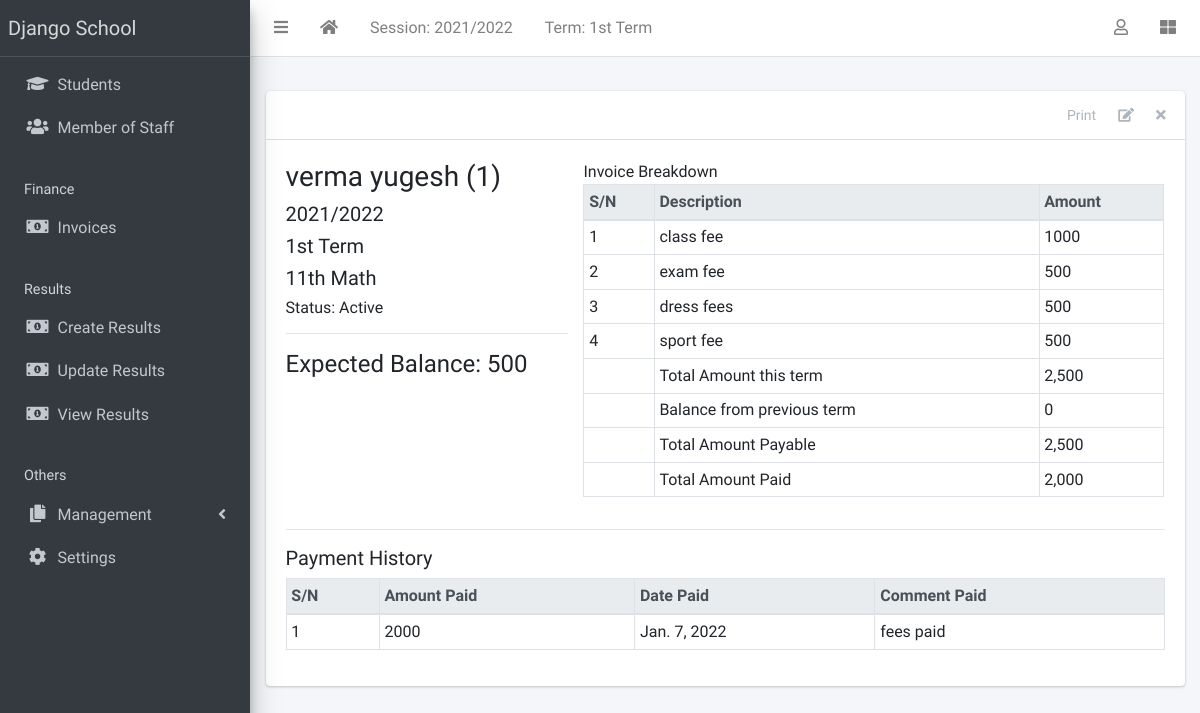
Before: /finance/1/detail/ (signed in) with the older database file.
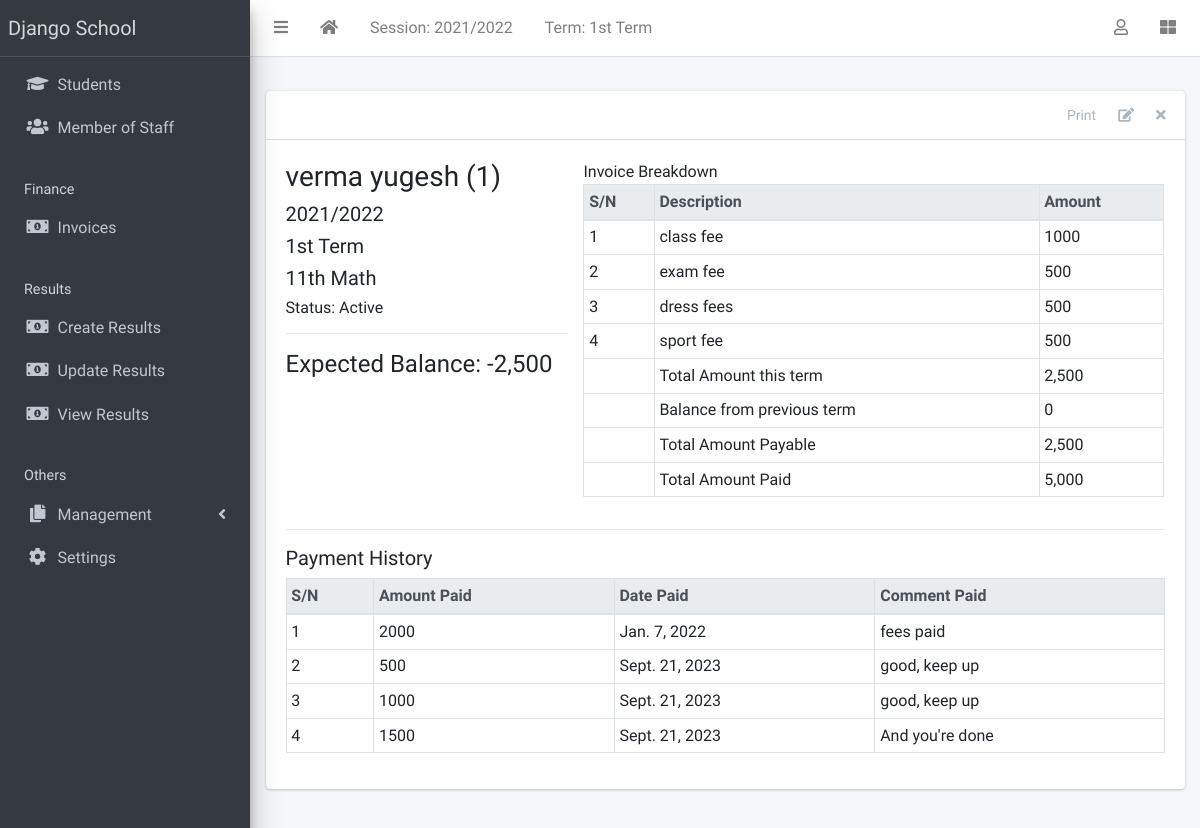
After: the same page with the newer database file.
### apps/corecode/models.py (models this page shows, shortened)
class AcademicSession(models.Model):
    name = models.CharField(max_length=200, unique=True)
    current = models.BooleanField(default=True)
    class Meta:
        ordering = ["-name"]
    def __str__(self):
        return self.name

class AcademicTerm(models.Model):
    name = models.CharField(max_length=20, unique=True)
    current = models.BooleanField(default=True)
    class Meta:
        ordering = ["name"]
    def __str__(self):
        return self.name

class SiteConfig(models.Model):
    key = models.SlugField()
    value = models.CharField(max_length=200)

class StudentClass(models.Model):
    name = models.CharField(max_length=200, unique=True)
    class Meta:
        verbose_name = "Class"
        verbose_name_plural = "Classes"
        ordering = ["name"]
    def __str__(self):
        return self.name

### apps/finance/models.py (models this page shows, shortened)
class Invoice(models.Model):
    student = models.ForeignKey(Student, on_delete=models.CASCADE)
    session = models.ForeignKey(AcademicSession, on_delete=models.CASCADE)
    term = models.ForeignKey(AcademicTerm, on_delete=models.CASCADE)
    class_for = models.ForeignKey(StudentClass, on_delete=models.CASCADE)
    balance_from_previous_term = models.IntegerField(default=0)
    status = models.CharField(
        max_length=20,
        choices=[("active", "Active"), ("closed", "Closed")],
        default="active",
    )
    class Meta:
        ordering = ["student", "term"]
    def __str__(self):
        return f"{self.student}"
    def balance(self):
        payable = self.total_amount_payable()
        paid = self.total_amount_paid()
        return payable - paid
    def amount_payable(self):
        items = InvoiceItem.objects.filter(invoice=self)
        total = 0
        for item in items:
            total += item.amount
        return total
    def total_amount_payable(self):
        return self.balance_from_previous_term + self.amount_payable()
    def total_amount_paid(self):
        receipts = Receipt.objects.filter(invoice=self)
        amount = 0
        for receipt in receipts:
            amount += receipt.amount_paid
        return amount

class InvoiceItem(models.Model):
    invoice = models.ForeignKey(Invoice, on_delete=models.CASCADE)
    description = models.CharField(max_length=200)
    amount = models.IntegerField()

class Receipt(models.Model):
    invoice = models.ForeignKey(Invoice, on_delete=models.CASCADE)
    amount_paid = models.IntegerField()
    date_paid = models.DateField(default=timezone.now)
    comment = models.CharField(max_length=200, blank=True)

### apps/students/models.py (models this page shows, shortened)
class Student(models.Model):
    STATUS_CHOICES = [("active", "Active"), ("inactive", "Inactive")]
    GENDER_CHOICES = [("male", "Male"), ("female", "Female")]
    current_status = models.CharField(
        max_length=10, choices=STATUS_CHOICES, default="active"
    )
    registration_number = models.CharField(max_length=200, unique=True)
    surname = models.CharField(max_length=200)
    firstname = models.CharField(max_length=200)
    other_name = models.CharField(max_length=200, blank=True)
    gender = models.CharField(max_length=10, choices=GENDER_CHOICES, default="male")
    date_of_birth = models.DateField(default=timezone.now)
    current_class = models.ForeignKey(
        StudentClass, on_delete=models.SET_NULL, blank=True, null=True
    )
    date_of_admission = models.DateField(default=timezone.now)
    mobile_num_regex = RegexValidator(
        regex="^[0-9]{10,15}$", message="Entered mobile number isn't in a right format!"
    )
    parent_mobile_number = models.CharField(
        validators=[mobile_num_regex], max_length=13, blank=True
    )
    address = models.TextField(blank=True)
    others = models.TextField(blank=True)
    passport = models.ImageField(blank=True, upload_to="students/passports/")
    class Meta:
        ordering = ["surname", "firstname", "other_name"]
    def __str__(self):
        return f"{self.surname} {self.firstname} {self.other_name} ({self.registration_number})"

### apps/finance/views.py (the view)
# urls.py: path("<int:pk>/detail/", InvoiceDetailView.as_view(), name="invoice-detail"),
class InvoiceDetailView(LoginRequiredMixin, DetailView):
    model = Invoice
    fields = "__all__"
    def get_context_data(self, **kwargs):
        context = super(InvoiceDetailView, self).get_context_data(**kwargs)
        context["receipts"] = Receipt.objects.filter(invoice=self.object)
        context["items"] = InvoiceItem.objects.filter(invoice=self.object)
        return context

### apps/corecode/context_processors.py (called while the page is built)
def site_defaults(request):
    current_session = AcademicSession.objects.get(current=True)
    current_term = AcademicTerm.objects.get(current=True)
    vals = SiteConfig.objects.all()
    contexts = {
        "current_session": current_session.name,
        "current_term": current_term.name,
    }
    for val in vals:
        contexts[val.key] = val.value
    return contexts

### apps/finance/templates/finance/invoice_detail.html (shortened to what this page needs)
{% extends 'base.html' %}
{% load humanize %}
{% block content-header %}
<div class="card-header">
  <div class="card-tools">
    <a href="#" class="btn btn-tool">Print</a>
    <a href="{% url 'invoice-update' object.id %}" class="btn btn-tool">
      <i class="fas fa-edit"></i>
    </a>
    <a href="{% url 'invoice-delete' object.id %}" class="btn btn-tool">
      <i class="fas fa-times"></i>
    </a>
  </div>
</div>
{% endblock content-header %}
{% block content %}
<div class="row">
  <div class="col-sm-4">
    <h3>{{ object }} </h3>
    <h5>{{ object.session }} </h5>
    <h5>{{ object.term }} </h5>
    <h5>{{ object.class_for }} </h5>
    <h6>Status: {{ object.get_status_display }} </h6>
    <hr>
    <div>
      <h4>Expected Balance: {{ object.balance | intcomma }}</h4>
    </div>
  </div>
  <div class="col-sm-8">
    <table class="table table-sm table-bordered">
      <thead class="thead-light">
        <tr>
          <th>S/N</th>
          <th>Description</th>
          <th>Amount</th>
        </tr>
      </thead>
      <tbody>
        {% for item in items %}
        <tr>
          <td>{{ forloop.counter }} </td>
          <td>{{ item.description }} </td>
          <td>{{ item.amount }} </td>
        </tr>
        {% endfor %}
      </tbody>
      <tfoot>
        <tr>
          <td></td>
          <td>Total Amount this term</td>
          <td>{{ object.amount_payable | intcomma}}</td>
        </tr>
        <tr>
          <td></td>
          <td>Balance from previous term</td>
          <td>{{ object.balance_from_previous_term | intcomma }}</td>
        </tr>
        <tr>
          <td></td>
          <td>Total Amount Payable</td>
          <td>{{ object.total_amount_payable | intcomma}}</td>
        </tr>
        <tr>
          <td></td>
          <td>Total Amount Paid</td>
          <td>{{ object.total_amount_paid | intcomma}}</td>
        </tr>
      </tfoot>
    </table>
  </div>
</div>
<hr>
<h5>Payment History</h5>
<table class="table table-bordered table-sm">
  <thead class="thead-light">
    <tr>
      <th>S/N</th>
      <th>Amount Paid</th>
      <th>Date Paid</th>
      <th>Comment Paid</th>
    </tr>
  </thead>
  <tbody>
    {% for receipt in receipts %}
    <tr>
      <td>{{ forloop.counter }}</td>
      <td>{{ receipt.amount_paid}}</td>
      <td>{{ receipt.date_paid}}</td>
      <td>{{ receipt.comment}}</td>
    </tr>
    {% endfor %}
  </tbody>
</table>
{% endblock content %}

### templates/base.html (shortened to what this page needs)
{% load static %}
<!DOCTYPE html>
<html lang="en">
<head>
  <link rel="stylesheet" href="{% static 'plugins/fontawesome-free/css/all.min.css' %}">
  <link rel="stylesheet" href="{% static 'plugins/toastr/toastr.min.css' %}">
  <link rel="stylesheet"
    href="{% static 'plugins/overlayScrollbars/css/OverlayScrollbars.min.css' %}">
  <link rel="stylesheet" href="{% static 'plugins/Datatables/datatables.min.css' %}" />
  <link rel="stylesheet" href="{% static 'dist/css/adminlte.min.css' %}">
</head>
<body
  class="hold-transition sidebar-mini layout-fixed layout-navbar-fixed layout-footer-fixed">
  <div class="wrapper">
    <nav class="main-header navbar navbar-expand navbar-white navbar-light">
      <ul class="navbar-nav">
        <li class="nav-item">
          <a class="nav-link" data-widget="pushmenu" href="#" role="button"><i
              class="fas fa-bars"></i></a>
        </li>
        <li class="nav-item d-none d-sm-inline-block">
          <a href="{% url 'home' %} " class="nav-link"><i class="fa fa-home"></i></a>
        </li>
        <li class="nav-item d-none d-sm-inline-block">
          <a href="{% url 'current-session' %}" class="nav-link">Session: {{ current_session }}</a>
        </li>
        <li class="nav-item d-none d-sm-inline-block">
          <a href="{% url 'current-session' %}" class="nav-link">Term: {{ current_term }}</a>
        </li>
      </ul>
      <ul class="navbar-nav ml-auto">
        <li class="nav-item dropdown">
          <a class="nav-link" data-toggle="dropdown" href="#">
            <i class="far fa-user"></i>
          </a>
        </li>
        <li class="nav-item">
          <a class="nav-link" data-widget="control-sidebar" data-slide="true"
            href="#" role="button"><i class="fas fa-th-large"></i></a>
        </li>
      </ul>
    </nav>
    <aside class="main-sidebar sidebar-dark-primary elevation-4">
      <a href="{% url 'home' %}" class="brand-link">{{ school_name | default:"MySchool" }}</a>
      <div class="sidebar">
        <nav class="mt-2">
          <ul class="nav nav-pills nav-sidebar flex-column"
            data-widget="treeview" role="menu" data-accordion="false">
            <li class="nav-item">
              <a href="{% url 'student-list' %}" class="nav-link">
                <i class="nav-icon fas fa-graduation-cap"></i>
                <p>
                  Students
                </p>
              </a>
            </li>
            <li class="nav-item">
              <a href="{% url 'staff-list' %}" class="nav-link">
                <i class="nav-icon fas fa-users"></i>
                <p>
                  Member of Staff
                </p>
              </a>
            </li>
            <li class="nav-header">Finance</li>
            <li class="nav-item">
              <a href="{% url 'invoice-list' %}" class="nav-link">
                <i class="nav-icon fas fa-money-bill-alt"></i>
                <p>
                  Invoices
                </p>
              </a>
            </li>
            <li class="nav-header">Results</li>
            <li class="nav-item">
              <a href="{% url 'create-result' %}" class="nav-link">
                <i class="nav-icon fas fa-money-bill-alt"></i>
                <p>
                  Create Results
                </p>
              </a>
            </li>
            <li class="nav-item">
              <a href="{% url 'edit-results' %}" class="nav-link">
                <i class="nav-icon fas fa-money-bill-alt"></i>
                <p>
                  Update Results
                </p>
              </a>
            </li>
            <li class="nav-item">
              <a href="{% url 'view-results' %}" class="nav-link">
                <i class="nav-icon fas fa-money-bill-alt"></i>
                <p>
                  View Results
                </p>
              </a>
            </li>
            <li class="nav-header">Others</li>
            <li class="nav-item has-treeview">
              <a href="#" class="nav-link">
                <i class="nav-icon fas fa-copy"></i>
                <p>
                  Management
                  <i class="fas fa-angle-left right"></i>
                </p>
              </a>
            </li>
            <li class="nav-item">
              <a href="{% url 'configs' %}" class="nav-link">
                <i class="nav-icon fas fa-cog"></i>
                <p>
                  Settings
                </p>
              </a>
            </li>
          </ul>
        </nav>
      </div>
    </aside>
    <div class="content-wrapper">
      <section class="content-header">
      </section>
      <section class="content">
        <div class="container-fluid">
          <div class="row">
            <div class="col-md-12">
              {% block fullcard %}
              <div class="card">
                {% block content-header %}{% endblock content-header %}
                <div class="card-body">
                  <div class="row">
                    <div class="col">
                      {% block content %}
                      {% endblock content %}
                    </div>
                  </div>
                </div>
              </div>
              {% endblock fullcard %}
            </div>
          </div>
        </div>
      </section>
    </div>
  </div>
</body>
</html>

Changed rows visible on the page:
computed for Invoice "Active": balance "500" → "-2,500"; total_amount_paid "2,000" → "5,000"
added Receipt: amount_paid "500", date_paid "Sept. 21, 2023", comment "good, keep up"
added Receipt: amount_paid "1000", date_paid "Sept. 21, 2023", comment "good, keep up"
added Receipt: amount_paid "1500", date_paid "Sept. 21, 2023", comment "And you're done"
